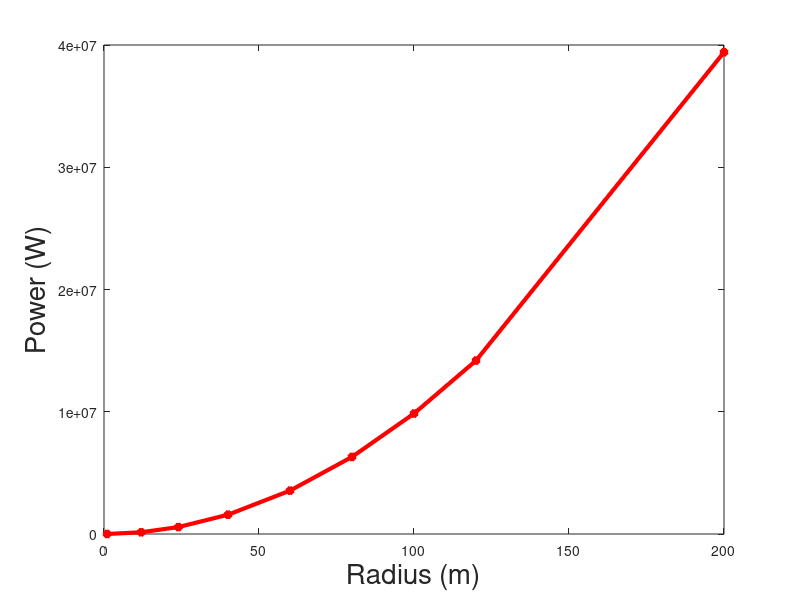

Recreate this plot in MATLAB.
% Turbine parameters
r = 12;
v = 8;
rho = 1.225;

%
% PART 1: Calculate the power out with v = 8m/s
%

wind_power = (rho*pi*(r^2)*(v^3))/2;

%
% PART 2: Calculate the power vector
%
r_vals = [1, 12, 24, 40, 60, 80, 100, 120, 200];
power_output = (rho*pi*(r_vals.^2)*(v^3))/2;   % You change this line

% Plot figure(1)
figure(1);          % You add plot after this line
clf;
graph_properties = plot(r_vals, power_output, '-*r','LineWidth',3);
xlabel('Radius (m)', 'FontSize', 20) 
ylabel('Power (W)', 'FontSize', 20) 

%
% PART 3: Calculate ratio between calculations using "for loops" or "vector operations"
%
% Calculate speed difference by repeating this 2xxxx times, record operation time using tic-toc function.
% If you do something once in a computer, its going to be too fast to measure differences 
% So we are going to do the calculation with "for loops" and then "vector operations" 2000 times each
%   which will result in measurable times.
%
% First Calculate power output for all r_vals using a single vector operation to give power_output_a
M = 2000;  %This is the variable name for the number of times you want to do the operation

tstart = tic; % This starts the clock in Matlab and puts the stoipwatch starttime in tstart
for n = 1 : M  % This is the loop for calculating the power_output_a "M"
   power_output_a = (rho*pi*(r_vals.^2)*(v^3))/2;  %Tis is where you have to fill in your vector calculation for power
end
T_v = toc(tstart); % Here you have to figure out how to get the current stopwatch time and calculate the average time for execution of one calculation T_v. See[6]

% Calculate power output using "for" loops, to yield the vector power_output_f
power_output_f = zeros(); % This is the variable we are using to store the output 
tstart = tic; % As above we have to start the stopwatch
for n = 1 : M  %Again we are doing this 2000 times
    for i = 1 : length(r_vals)
        power_output_f(i) = (rho*pi*(r_vals(i)^2)*(v^3))/2;
    end
    % Now in here goes the calculation of the power output for each value in r_val, and you are going to use a "for" loop to do that
end
T_f = toc(tstart); %And now read the stopwatch and measure the time for execution of one calculation  T_f

% Compute time ratio. This should be a nunmber bigger than 1 because "for" loops are slower than vector math 
ratio = T_f / T_v;       % replace 1/2 with the ratio we want between T_v and T_f
fprintf('Execution time ratio: for loop / array operation = %f \n', ratio);
